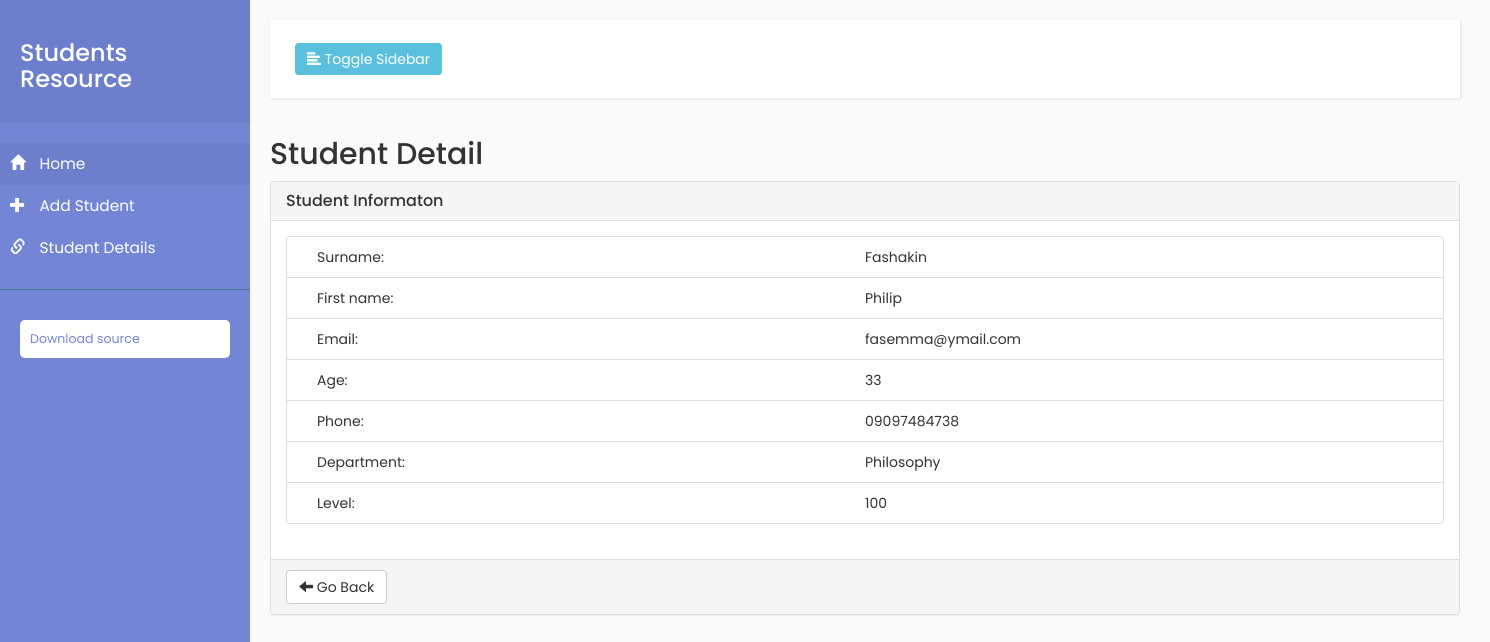
/students/2/, run on the app's committed database.
### crud_app/models.py (models this page shows, shortened)
class Student(models.Model):
    Surname = models.CharField(max_length=100)
    Firstname = models.CharField(max_length=100)
    Department = models.CharField(max_length=100)
    Level = models.IntegerField()
    email = models.EmailField(max_length=100, unique=True)
    age = models.IntegerField()
    Phone_number = models.CharField(max_length=15)

### crud_app/views.py (the view)
# urls.py: url(r'^(?P<pk>[0-9]+)/$', views.DetailView.as_view(), name='detail'),
class DetailView(generic.DetailView):
    model = Student
    template_name = 'crud_app/detail.html'

### crud_app/templates/crud_app/detail.html (shortened to what this page needs)
{% extends 'crud_app/base.html' %}
{% block h2 %} Student Detail {% endblock %}
{% block body %}
<div>
  <div class="panel panel-default">
    <div class="panel-heading">
      <h3 class="panel-title">Student Informaton</h3>
    </div>
    <div class="panel-body">
      <div class="row">
        <div class="col-md-12">
          <ul class="list-group">
            <li class="list-group-item"><span class="col-lg-6">Surname:</span>       {{ student.Surname }} </li>
            <li class="list-group-item"><span class="col-lg-6">First name:</span> {{ student.Firstname }} </li>
            <li class="list-group-item"><span class="col-lg-6">Email:</span> {{ student.email }} </li>
            <li class="list-group-item"><span class="col-lg-6">Age:</span>           {{ student.age }} </li>
            <li class="list-group-item"><span class="col-lg-6">Phone:</span>         {{ student.Phone_number }} </li>
            <li class="list-group-item"><span class="col-lg-6">Department:</span>    {{ student.Department }} </li>
            <li class="list-group-item"><span class="col-lg-6">Level:</span>         {{ student.Level }} </li>
          </ul>
        </div>
      </div>
    </div>
    <div class="panel-footer">
      <div class="row">
        <div class="col-xs-10 col-sm-5 col-md-7">
          <a class="btn btn-default" type="button" name="back" href="{% url 'crud_app:all_list' %}" >
              <i class="glyphicon glyphicon-arrow-left"></i>
              <span>Go Back</span></a>
        </div>
        <div class="col-xs-6 col-md-3">
        </div>
      </div>
    </div>
  </div>
  <br><br>
  </div>
{% endblock %}

### crud_app/static/crud_app/base.css (style rules this page uses)
body { font-family: 'Poppins', sans-serif; background: #fafafa; }
a, a:hover, a:focus { color: inherit; text-decoration: none; transition: all 0.3s; }
i, span { display: inline-block; }

### data on the page
Student: Surname "Fashakin", Firstname "Philip", email "fasemma@ymail.com", age "33", Phone_number "09097484738", Department "Philosophy", Level "100"
